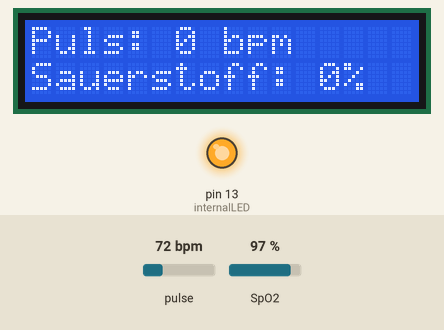
This sketch was run on a simulated Arduino Uno, built with avr-gcc and run on an emulated ATmega328P. Shown: 16×2 character LCD, output pins drawn as LEDs (lit = HIGH). Dashed ring = blinking. The test bench sets the inputs (shaded band); at power-on: pulse 72 bpm, SpO2 97 %. What the sketch prints to the serial monitor is not drawn.

Above: at 1.6 s.
1.7 s: pulse set to 158 bpm
At 3.39 s:
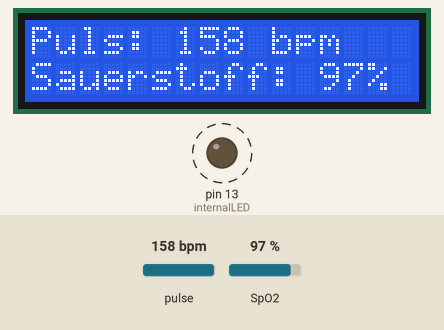
4.6 s: pulse set to 42 bpm
At 6.0 s:
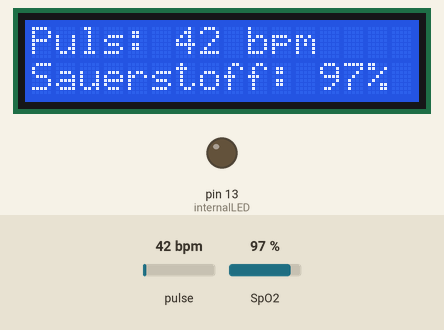
7.2 s: SpO2 set to 80 %
At 7.6 s:
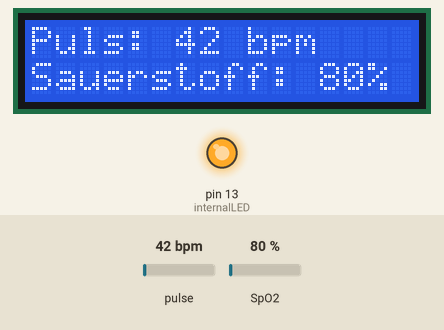
8.7 s: pulse set to 70 bpm
At 10.1 s:
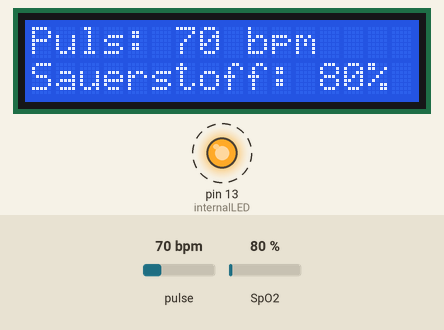
11.0 s: SpO2 set to 85 %
At 13.6 s:
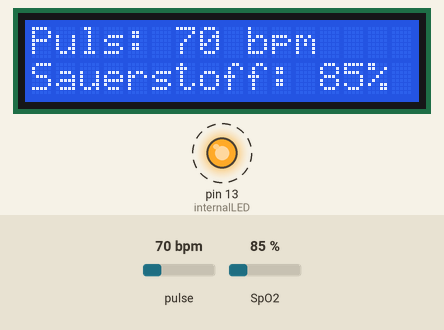
Timing chart, 0 to 14.5 s (numbered marks = the images above; inputs shaded):
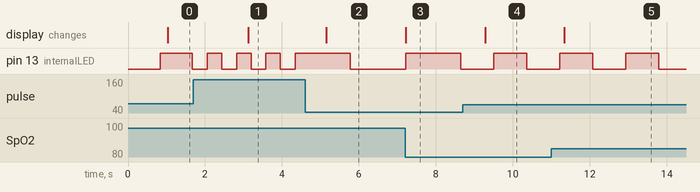

The sketch:

heart_rate_monitor.ino
```cpp
//define libraries
#include <Wire.h>                     // I2C bus
#include "MAX30100_PulseOximeter.h"   // pulse oximeter
#include <LiquidCrystal_I2C.h>        // LCD

// initialize LCD display object with address 0x27, 16 characters, 2 lines
LiquidCrystal_I2C lcd(0x27, 16, 2);

// set the send interval of the sensor
#define REPORTING_PERIOD_MS 1000

// create new object of type pulsoximeter
PulseOximeter pox;

// define variables
int internalLED = 13;
uint32_t tsLastReport = 0;


// ***************************************************************************
void onBeatDetected()
{
  digitalWrite(internalLED, !digitalRead(internalLED));   // let the internal LED blink to indicate successful reading
}

// ***************************************************************************
void setup()
{
  Serial.begin(9600);

  pinMode(internalLED, OUTPUT);   // activate digital output 13 to control integrated LED

  lcd.init();                    // initialize the LCD
  lcd.backlight();               // turn on the backlight
  lcd.clear();

  if (!pox.begin())               // check if the sensor started successfully
  {
    lcd.setCursor(0, 0);
    lcd.print("Start failed!");
    lcd.setCursor(1, 0);
    lcd.print("Please restart");

    Serial.println("Start failed! Please restart");

    while (1);
  }

  //pox.setIRLedCurrent(MAX30100_LED_CURR_7_6MA);
  pox.setOnBeatDetectedCallback(onBeatDetected);

}


// ***************************************************************************
void loop()
{
  pox.update();                     // update the sensor values

  // check if the reading has been more than 1000 ms ago to start the loop
  if ( (millis() - tsLastReport) > REPORTING_PERIOD_MS)
  {
    lcd.clear();

    lcd.setCursor(0, 0);          // jump to the beginning of the first row to display the heart rate
    lcd.print("Puls: ");
    lcd.print((int) pox.getHeartRate());
    lcd.print(" bpm");

    lcd.setCursor(0, 1);          // jump to the beginning of the second row to display the oxygen level
    lcd.print("Sauerstoff: ");
    lcd.print(pox.getSpO2());
    lcd.print("%");

    Serial.print("Puls: ");
    Serial.print((int) pox.getHeartRate());
    Serial.println(" bpm");

    Serial.print("Sauerstoff: ");
    Serial.print(pox.getSpO2());
    Serial.println("%");

    tsLastReport = millis();    // save the time of this loop for comparison in the next one
  }
}
```

Measured:
- after the input at 1.7 s, the display: changes after 1.4 s (image 1)
- after the input at 4.6 s, the display: changes after 0.56 s (image 2)
- after the input at 7.2 s, the display: changes at once (image 3)
- after the input at 8.7 s, pin 13 (internalLED): LOW → HIGH after 0.80 s instead of 1.4 s; the display: changes after 0.58 s (image 4)
- after the input at 11.0 s, the display: changes after 0.34 s (image 5)
- by itself, pin 13 (internalLED): alternates HIGH for 0.38 s and LOW for 0.38 s
